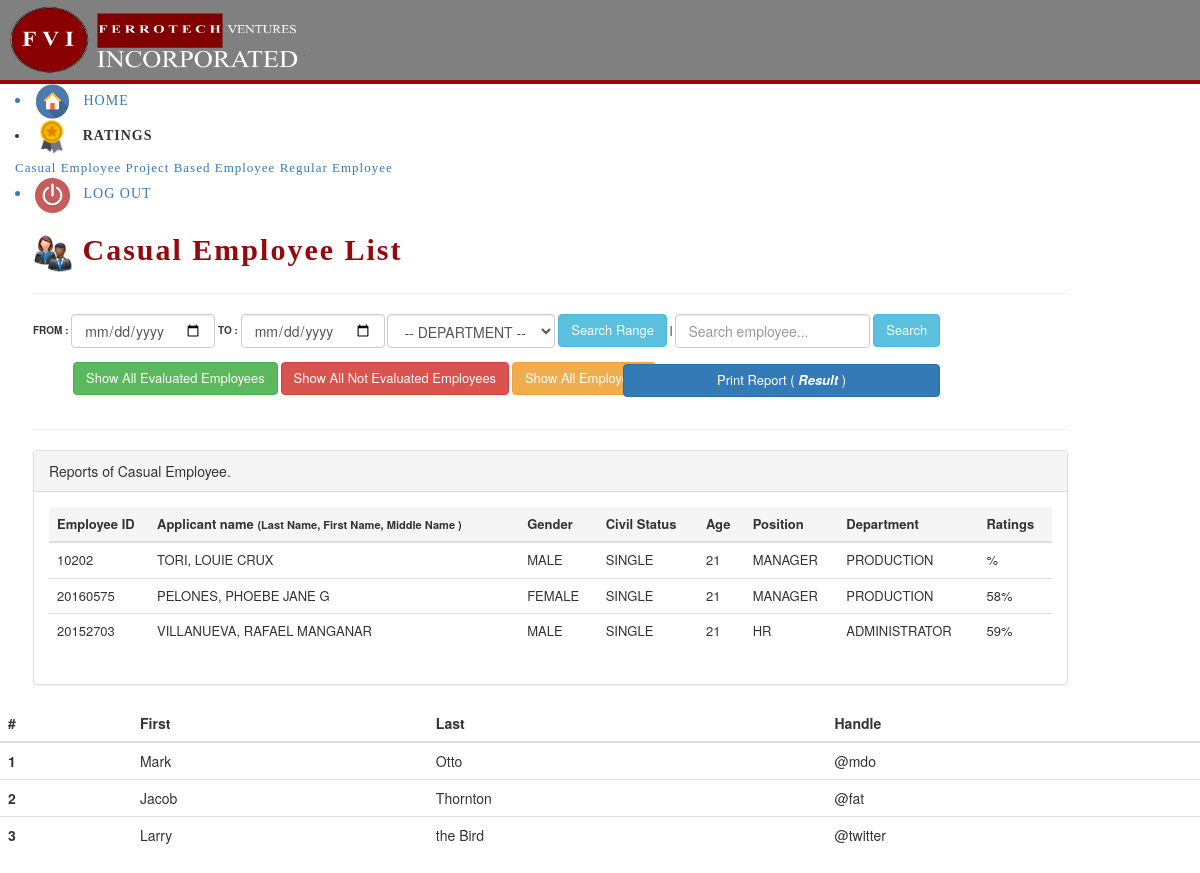
The app's page /analysis&reporting.php (signed in) with its own data.
### tables this page shows
CREATE TABLE `tbl_applicants` (
  `ID` int(11) NOT NULL,
  `a_id` text NOT NULL,
  `a_fname` varchar(26) NOT NULL,
  `a_lname` varchar(26) NOT NULL,
  `a_mname` varchar(26) NOT NULL,
  `a_gender` varchar(6) NOT NULL,
  `a_civilStatus` varchar(10) NOT NULL,
  `a_contactNumber` varchar(15) NOT NULL,
  `a_religion` varchar(100) NOT NULL,
  `a_birthday` date NOT NULL,
  `a_age` int(2) NOT NULL,
  `a_region` varchar(255) NOT NULL,
  `a_provine` varchar(255) NOT NULL,
  `a_city` varchar(255) NOT NULL,
  `a_brgy` varchar(255) NOT NULL,
  `a_education` varchar(255) NOT NULL,
  `a_masters` varchar(255) NOT NULL,
  `a_empRecords` varchar(255) NOT NULL,
  `a_dateApplied` date NOT NULL,
  `a_position` varchar(255) NOT NULL,
  `a_dateApproved` date NOT NULL,
  `a_status` text NOT NULL
);

CREATE TABLE `tbl_applicant_field` (
  `ID` int(11) NOT NULL,
  `a_id` text NOT NULL,
  `a_superior` varchar(255) NOT NULL,
  `a_department` varchar(255) NOT NULL,
  `a_contactPerson` varchar(26) NOT NULL,
  `a_contactPersonNum` int(11) NOT NULL,
  `a_tax` varchar(255) NOT NULL,
  `a_tin` varchar(255) NOT NULL,
  `a_sss` varchar(255) NOT NULL,
  `a_pagibin` varchar(255) NOT NULL,
  `a_philHealth` varchar(255) NOT NULL,
  `a_dateHired` date NOT NULL,
  `a_dateEnd` date NOT NULL
);

CREATE TABLE `tbl_ratings` (
  `ID` int(11) NOT NULL,
  `a_id` text NOT NULL,
  `a_type` varchar(25) NOT NULL,
  `a_rate` varchar(25) NOT NULL,
  `a_date` date NOT NULL
);

### analysis&reporting.php (the view, shortened to what this page needs)
<!DOCTYPE html>
<html>
<head>
     <link rel="stylesheet" href="Bootstrap_Files/libs/bootstrap/css/bootstrap.min.css">
</head>
<body>
<nav class="navbar navbar-inverse" style="background-color:gray; border: 0px; border-bottom:4px solid rgb(150, 8, 10); border-radius: 0; padding: 5px;">
  <div class="container-fluid">
    <img style="margin-left: -1%;" src="images/header.png" width="300px" height="70px">
  </div>
</nav>
 <div class="sidebar col-sm-12 col-md-12 col-lg-6" style="margin-top:-20px; letter-spacing: 1px;">
 <a href="home.php" style="text-decoration: none;">
    <li>
      <span style="font-family: 'Calibri'">
        <img src="images/icons8-home-96.png" height="35px"> &nbsp; HOME
      </span>
    </li>
  </a>
  <li class="dropdown" style="font-family: 'Calibri'">
    <label class="dropbtn"><span><img src="images/ratings-icon-5.jpg" height="35px"></span> &nbsp; RATINGS</label>
    <div class="dropdown-content" style="font-family: 'Calibri'; font-size: 13px;">
      <a href="analysis&reporting.php">Casual Employee</a>
      <a href="projectbasedemp_print.php">Project Based Employee</a>
      <a href="regularemp_print.php">Regular Employee</a>
    </div>
  </li>
   <a type="button" data-toggle="modal" data-target="#logout" style="text-decoration: none;">
    <li>
      <span style="font-family: 'Calibri'">
        <img src="images/off.png" height="35px"> &nbsp; LOG OUT
      </span>
    </li>
  </a>
 </div>
<div class="table-responsive container col-xs-6 col-md-6 col-lg-6" style="margin-left:18px;  width: 1065px;">
<div class="pull-left1">
  <h2 style="font-weight:bold; font-family: 'Corbel'; color:rgb(150, 8, 10); letter-spacing:2px;">
    <span><img src="images/casuallist.jpg" height="40px"></span> Casual Employee List
  </h2>
</div>
<hr>
<form method="POST" class="form-inline" class="navbar-search" style="font-size: 10px;">
  <div class="pull-rSight">
    <div class="form-group">
      <?php
      if(isset($_POST['search_rage'])){
        $from = $_POST['rage_from'];
        $to = $_POST['rage_to'];
        $dep = $_POST['department'];
      }else{
        $from = "";
        $to = "";
      }
      ?>
     <b>FROM :</b>
     <input type="date" name="rage_from" value="<?= $from ?>" class="search-query form-control form-horizontal" placeholder="Search employee...">
     <b>TO :</b>
     <input type="date" name="rage_to" value="<?= $to ?>" class="search-query form-control form-horizontal" placeholder="Search employee...">
     <select class="form-control" name="department">
       <option>-- DEPARTMENT --</option>
     </select>
      <button class="btn btn-info" type="submit" name="search_rage" style="font-size: 13px;">Search Range</button>
      <b>  |  </b>
      <input type="text" name="search_v" class="search-query form-control" placeholder="Search employee...">
      <button class="btn btn-info" type="submit" name="search_val" style="font-size: 13px;">Search</button><br><br>
      <button class="btn btn-success" type="submit" name="search_valuated" style="font-size: 13px; margin-left: 40px;">Show All Evaluated Employees</button>
      <button class="btn btn-danger" type="submit" name="search_not_valuated" style="font-size: 13px;">Show All Not Evaluated Employees</button>
      <button class="btn btn-warning" type="submit" name="search_all" style="font-size: 13px;">Show All Employees</button>
      <?php
      if(isset($_POST['search_rage'])){
          $val = $_POST['search_v'];
          if(empty($val)){
            $fromz = date_create($_POST['rage_from']);
            $toz = date_create($_POST['rage_to']);
            $depz = $_POST['department'];
            $l_from = date_format($fromz, "Y-m-d");
            $l_to = date_format($toz, "Y-m-d");
            $from = $_POST['rage_from'];
            $to = $_POST['rage_to'];
            $dep = $_POST['department'];
            if(empty($from) || empty($to)){
              $dd = "Department: " . $dep;
              $link = "casualeval_print/?department=" . $dep;
            }elseif($dep == "-- DEPARTMENT --"){
              $dd = "From " . $from . " - To: " . $to;
              $link = "casualeval_print/?zfrom=" . $l_from . "&zto=" . $l_to;
            }else{
              $dd = "From " . $from . " - To: " . $to;
              $link = "casualeval_print/?from=" . $l_from . "&to=" . $l_to . "&zdepartment=" . $dep;
            }
          }else{
            $dd = "Result";
            $link = "casualeval_print/?value=" . $val;
          }
        }elseif(isset($_POST['search_val'])){
          $val = $_POST['search_v'];
          $dd = "Result";
          $link = "casualeval_print/?value=" . $val;
        }elseif(isset($_POST['search_valuated'])){
          $dd = "All Evaluated";
          $link = "casualeval_print/?type=all";
        }elseif(isset($_POST['search_not_valuated'])){
          $dd = "All Not Evaluated";
          $link = "casualeval_print/?type=not";
        }elseif(isset($_POST['search_all'])){
          $val = $_POST['search_val'];
          $dd = "Result: All Employees";
          $link = "casualeval_print/?keyword=all";
        }else{
         $val = $_POST['search_v'];
         $dd = "Result";
         $link = "casualeval_print/?value=" . $val;
        }
      ?>
      <a href="<?= $link ?>" target="_blank" class="btn btn-primary" type="submit" name="search_valz" style="font-size: 13px; width: 35%; margin-left:65%; margin-top: -5%;">Print Report ( <b><i><?= $dd ?></i></b> )</a>
    </div>
  </div>
</form>
<hr>
</div>
<?php
    include('dbcon.php');
?>
<div class="table-responsive container col-xs-6 col-md-6 col-lg-6" style="margin-left:18px;  width: 1065px;">
<div class="panel panel-default">
  <div class="panel-heading">
    Reports of Casual Employee.
    <br>
  </div>
  <div class="panel-body">
    <table class="table table-hover">
      <thead>
        <tr class="active" style="font-weight: bold; font-size: 13px;">
          <th width="100">Employee ID</th>
          <th>Applicant name <small>(Last Name, First Name, Middle Name )</small></th>
          <th>Gender</th>
          <th>Civil Status</th>
          <th>Age</th>
          <th>Position</th>
          <th>Department</th>
          <th>Ratings</th>
        </tr>
      </thead>
      <tbody>
        <?php
          if(isset($_POST['search_rage'])){
          $val = $_POST['search_v'];
          if(empty($val)){
            $from = $_POST['rage_from'];
            $to = $_POST['rage_to'];
            $dep = $_POST['department'];
            if(empty($from) || empty($to)){
              $sql = "SELECT * FROM tbl_applicant_field WHERE a_department = '$dep'";
              $query = mysql_query($sql)or die(mysql_error());
            }elseif($dep == "-- DEPARTMENT --"){
              $sql = "SELECT * FROM tbl_applicant_field WHERE a_dateHired <= '$to' AND a_dateEnd >= '$from'";
              $query = mysql_query($sql)or die(mysql_error());
            }else{
              $sql = "SELECT * FROM tbl_applicant_field WHERE a_dateHired <= '$to' AND a_dateEnd >= '$from' AND a_department = '$dep'";
              $query = mysql_query($sql)or die(mysql_error());
            }
          }else{
            $query = mysql_query("SELECT * from tbl_applicants WHERE a_status = 'Casual' AND (a_id LIKE '%$val%' OR a_lname LIKE '%$val%' OR a_fname LIKE '%$val%' OR a_mname LIKE '%$val%')")or die(mysql_error());
          }
        }elseif(isset($_POST['search_val'])){
          $val = $_POST['search_v'];
          $query = mysql_query("SELECT * from tbl_applicants WHERE a_status = 'Casual' AND (a_id LIKE '%$val%' OR a_lname LIKE '%$val%' OR a_fname LIKE '%$val%' OR a_mname LIKE '%$val%') AND a_status = 'Casual'")or die(mysql_error());
        }elseif(isset($_POST['search_valuated'])){
          $query = mysql_query("SELECT * from tbl_ratings WHERE a_type = 'Casual' AND a_rate NOT LIKE ''")or die(mysql_error());
        }elseif(isset($_POST['search_not_valuated'])){
          $query = mysql_query("SELECT * from tbl_applicants where a_status = 'Casual' ORDER BY ID DESC")or die(mysql_error());
        }elseif(isset($_POST['search_all'])){
          $query = mysql_query("SELECT * from tbl_applicants where a_status = 'Casual' ORDER BY ID DESC")or die(mysql_error());
        }else{
          $query = mysql_query("SELECT * from tbl_applicants where a_status = 'Casual' ORDER BY ID DESC")or die(mysql_error());
        }
          $num = 1;
          if(mysql_num_rows($query) == 0){
          ?>
          <center><h2><b><i style="color: red">"NO RECOND FOUND"</i></b></h2></center>
          <hr>
          <?php
        }else{
          while($rowz=mysql_fetch_array($query)){
            $id = $rowz['a_id'];
            $info = mysql_query("SELECT * from tbl_applicants where a_id = '$id' AND `tbl_applicants`.a_status = 'Casual' ORDER BY ID DESC")or die(mysql_error());
            $row = mysql_fetch_array($info);
            $field = mysqli_query($conn, "SELECT * FROM tbl_applicant_field WHERE a_id = '$id'");
            $row_field = mysqli_fetch_array($field);
            $rate = mysqli_query($conn, "SELECT * FROM tbl_ratings WHERE a_id = '$id'");
            $row_rate = mysqli_fetch_array($rate);
            if(!empty($row['a_lname'])){
              if(isset($_POST['search_not_valuated'])){
                $cc = mysql_query("SELECT * from tbl_ratings WHERE a_type = 'Casual' AND a_id = '$id'")or die(mysql_error());
                if(mysql_num_rows($cc) == 0){
                   ?>
                    <tr style="text-transform: uppercase; font-size: 13px;">
                      <td><?= $row['a_id'] ?></td>
                      <td><?php echo $row['a_lname'] . ", " . $row['a_fname'] . " " . $row['a_mname']; ?></td>
                      <td><?php echo $row['a_gender']; ?></td>
                      <td><?php echo $row['a_civilStatus']; ?></td>
                      <td><?php echo $row['a_age']; ?></td>
                      <td><?php echo $row['a_position']; ?></td>
                      <td><?php echo $row_field['a_department']; ?></td>
                      <td><?php echo $row_rate['a_rate']; ?>%</td>
                    </tr>
                    <?php
                    $num++;
                    }
                  }else{
                     ?>
                    <tr style="text-transform: uppercase; font-size: 13px;">
                      <td><?= $row['a_id'] ?></td>
                      <td><?php echo $row['a_lname'] . ", " . $row['a_fname'] . " " . $row['a_mname']; ?></td>
                      <td><?php echo $row['a_gender']; ?></td>
                      <td><?php echo $row['a_civilStatus']; ?></td>
                      <td><?php echo $row['a_age']; ?></td>
                      <td><?php echo $row['a_position']; ?></td>
                      <td><?php echo $row_field['a_department']; ?></td>
                      <td><?php echo $row_rate['a_rate']; ?>%</td>
                    </tr>
                    <?php
                    $num++;
                    }
                  }
        }
        }
        ?>
      </tbody>
      </table>
  </div>
</div>
</div>
</body>
</html>
<table class="table">
  <thead>
    <tr>
      <th scope="col">#</th>
      <th scope="col">First</th>
      <th scope="col">Last</th>
      <th scope="col">Handle</th>
    </tr>
  </thead>
  <tbody>
    <tr>
      <th scope="row">1</th>
      <td>Mark</td>
      <td>Otto</td>
      <td>@mdo</td>
    </tr>
    <tr>
      <th scope="row">2</th>
      <td>Jacob</td>
      <td>Thornton</td>
      <td>@fat</td>
    </tr>
    <tr>
      <th scope="row">3</th>
      <td>Larry</td>
      <td>the Bird</td>
      <td>@twitter</td>
    </tr>
  </tbody>
</table>

### records on screen
tbl_applicants: a "10202", a_lname "TORI", a_fname "LOUIE", a_mname "CRUX", a_gender "MALE", a_civilStatus "SINGLE", a_age "21", a_position "MANAGER", tbl_applicant_field.a_department "PRODUCTION"
tbl_applicants: a "20160575", a_lname "PELONES", a_fname "PHOEBE JANE", a_mname "G", a_gender "FEMALE", a_civilStatus "SINGLE", a_age "21", a_position "MANAGER", tbl_applicant_field.a_department "PRODUCTION", tbl_ratings.a_rate "58"
tbl_applicants: a "20152703", a_lname "VILLANUEVA", a_fname "RAFAEL", a_mname "MANGANAR", a_gender "MALE", a_civilStatus "SINGLE", a_age "21", a_position "HR", tbl_applicant_field.a_department "ADMINISTRATOR", tbl_ratings.a_rate "59"

### other values on screen
$dd "Result"
